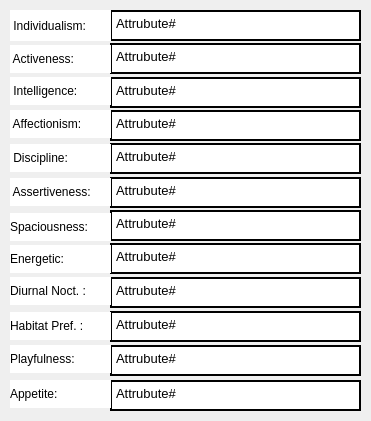
        <widget class="QGroupBox" name="animalNonPhysicalAttrBoxToclient">
         <property name="geometry">
          <rect>
           <x>290</x>
           <y>90</y>
           <width>371</width>
           <height>421</height>
          </rect>
         </property>
         <property name="styleSheet">
          <string notr="true">border:none</string>
         </property>
         <property name="title">
          <string/>
         </property>
         <widget class="QTextEdit" name="animalNonPhysicalAttr1ToClient">
          <property name="geometry">
           <rect>
            <x>110</x>
            <y>10</y>
            <width>251</width>
            <height>31</height>
           </rect>
          </property>
          <property name="styleSheet">
           <string notr="true">#animalNonPhysicalAttr1ToClient{

	background:white;

	border: 2px solid black;
}</string>
          </property>
          <property name="readOnly">
           <bool>true</bool>
          </property>
          <property name="html">
           <string>&lt;!DOCTYPE HTML PUBLIC &quot;-//W3C//DTD HTML 4.0//EN&quot; &quot;http://www.w3.org/TR/REC-html40/strict.dtd&quot;&gt;
&lt;html&gt;&lt;head&gt;&lt;meta name=&quot;qrichtext&quot; content=&quot;1&quot; /&gt;&lt;style type=&quot;text/css&quot;&gt;
p, li { white-space: pre-wrap; }
&lt;/style&gt;&lt;/head&gt;&lt;body style=&quot; font-family:'Sans'; font-size:10pt; font-weight:400; font-style:normal;&quot;&gt;
&lt;p style=&quot; margin-top:0px; margin-bottom:0px; margin-left:0px; margin-right:0px; -qt-block-indent:0; text-indent:0px;&quot;&gt;Attrubute#&lt;/p&gt;&lt;/body&gt;&lt;/html&gt;</string>
          </property>
         </widget>
         <widget class="QTextEdit" name="animalNonPhysicalAttr2ToClient">
          <property name="geometry">
           <rect>
            <x>110</x>
            <y>43</y>
            <width>251</width>
            <height>31</height>
           </rect>
          </property>
          <property name="styleSheet">
           <string notr="true">#animalNonPhysicalAttr2ToClient{

	background:white;
	border: 2px solid black;
}</string>
          </property>
          <property name="readOnly">
           <bool>true</bool>
          </property>
          <property name="html">
           <string>&lt;!DOCTYPE HTML PUBLIC &quot;-//W3C//DTD HTML 4.0//EN&quot; &quot;http://www.w3.org/TR/REC-html40/strict.dtd&quot;&gt;
&lt;html&gt;&lt;head&gt;&lt;meta name=&quot;qrichtext&quot; content=&quot;1&quot; /&gt;&lt;style type=&quot;text/css&quot;&gt;
p, li { white-space: pre-wrap; }
&lt;/style&gt;&lt;/head&gt;&lt;body style=&quot; font-family:'Sans'; font-size:10pt; font-weight:400; font-style:normal;&quot;&gt;
&lt;p style=&quot; margin-top:0px; margin-bottom:0px; margin-left:0px; margin-right:0px; -qt-block-indent:0; text-indent:0px;&quot;&gt;Attrubute#&lt;/p&gt;&lt;/body&gt;&lt;/html&gt;</string>
          </property>
         </widget>
         <widget class="QTextEdit" name="animalNonPhysicalAttr3ToClient">
          <property name="geometry">
           <rect>
            <x>110</x>
            <y>77</y>
            <width>251</width>
            <height>31</height>
           </rect>
          </property>
          <property name="styleSheet">
           <string notr="true">#animalNonPhysicalAttr3ToClient{

	background:white;
	border: 2px solid black;
}</string>
          </property>
          <property name="readOnly">
           <bool>true</bool>
          </property>
          <property name="html">
           <string>&lt;!DOCTYPE HTML PUBLIC &quot;-//W3C//DTD HTML 4.0//EN&quot; &quot;http://www.w3.org/TR/REC-html40/strict.dtd&quot;&gt;
&lt;html&gt;&lt;head&gt;&lt;meta name=&quot;qrichtext&quot; content=&quot;1&quot; /&gt;&lt;style type=&quot;text/css&quot;&gt;
p, li { white-space: pre-wrap; }
&lt;/style&gt;&lt;/head&gt;&lt;body style=&quot; font-family:'Sans'; font-size:10pt; font-weight:400; font-style:normal;&quot;&gt;
&lt;p style=&quot; margin-top:0px; margin-bottom:0px; margin-left:0px; margin-right:0px; -qt-block-indent:0; text-indent:0px;&quot;&gt;Attrubute#&lt;/p&gt;&lt;/body&gt;&lt;/html&gt;</string>
          </property>
         </widget>
         <widget class="QTextEdit" name="animalNonPhysicalAttr4ToClient">
          <property name="geometry">
           <rect>
            <x>110</x>
            <y>110</y>
            <width>251</width>
            <height>31</height>
           </rect>
          </property>
          <property name="styleSheet">
           <string notr="true">#animalNonPhysicalAttr4ToClient{

	background:white;
	border: 2px solid black;
}</string>
          </property>
          <property name="readOnly">
           <bool>true</bool>
          </property>
          <property name="html">
           <string>&lt;!DOCTYPE HTML PUBLIC &quot;-//W3C//DTD HTML 4.0//EN&quot; &quot;http://www.w3.org/TR/REC-html40/strict.dtd&quot;&gt;
&lt;html&gt;&lt;head&gt;&lt;meta name=&quot;qrichtext&quot; content=&quot;1&quot; /&gt;&lt;style type=&quot;text/css&quot;&gt;
p, li { white-space: pre-wrap; }
&lt;/style&gt;&lt;/head&gt;&lt;body style=&quot; font-family:'Sans'; font-size:10pt; font-weight:400; font-style:normal;&quot;&gt;
&lt;p style=&quot; margin-top:0px; margin-bottom:0px; margin-left:0px; margin-right:0px; -qt-block-indent:0; text-indent:0px;&quot;&gt;Attrubute#&lt;/p&gt;&lt;/body&gt;&lt;/html&gt;</string>
          </property>
         </widget>
         <widget class="QTextEdit" name="animalNonPhysicalAttr5ToClient">
          <property name="geometry">
           <rect>
            <x>110</x>
            <y>143</y>
            <width>251</width>
            <height>31</height>
           </rect>
          </property>
          <property name="styleSheet">
           <string notr="true">#animalNonPhysicalAttr5ToClient{

	background:white;

	border: 2px solid black;
}</string>
          </property>
          <property name="readOnly">
           <bool>true</bool>
          </property>
          <property name="html">
           <string>&lt;!DOCTYPE HTML PUBLIC &quot;-//W3C//DTD HTML 4.0//EN&quot; &quot;http://www.w3.org/TR/REC-html40/strict.dtd&quot;&gt;
&lt;html&gt;&lt;head&gt;&lt;meta name=&quot;qrichtext&quot; content=&quot;1&quot; /&gt;&lt;style type=&quot;text/css&quot;&gt;
p, li { white-space: pre-wrap; }
&lt;/style&gt;&lt;/head&gt;&lt;body style=&quot; font-family:'Sans'; font-size:10pt; font-weight:400; font-style:normal;&quot;&gt;
&lt;p style=&quot; margin-top:0px; margin-bottom:0px; margin-left:0px; margin-right:0px; -qt-block-indent:0; text-indent:0px;&quot;&gt;Attrubute#&lt;/p&gt;&lt;/body&gt;&lt;/html&gt;</string>
          </property>
         </widget>
         <widget class="QTextEdit" name="animalNonPhysicalAttr6ToClient">
          <property name="geometry">
           <rect>
            <x>110</x>
            <y>177</y>
            <width>251</width>
            <height>31</height>
           </rect>
          </property>
          <property name="styleSheet">
           <string notr="true">#animalNonPhysicalAttr6ToClient{

	background:white;
	
	border: 2px solid black;
}</string>
          </property>
          <property name="readOnly">
           <bool>true</bool>
          </property>
          <property name="html">
           <string>&lt;!DOCTYPE HTML PUBLIC &quot;-//W3C//DTD HTML 4.0//EN&quot; &quot;http://www.w3.org/TR/REC-html40/strict.dtd&quot;&gt;
&lt;html&gt;&lt;head&gt;&lt;meta name=&quot;qrichtext&quot; content=&quot;1&quot; /&gt;&lt;style type=&quot;text/css&quot;&gt;
p, li { white-space: pre-wrap; }
&lt;/style&gt;&lt;/head&gt;&lt;body style=&quot; font-family:'Sans'; font-size:10pt; font-weight:400; font-style:normal;&quot;&gt;
&lt;p style=&quot; margin-top:0px; margin-bottom:0px; margin-left:0px; margin-right:0px; -qt-block-indent:0; text-indent:0px;&quot;&gt;Attrubute#&lt;/p&gt;&lt;/body&gt;&lt;/html&gt;</string>
          </property>
         </widget>
         <widget class="QTextEdit" name="animalNonPhysicalAttr7ToClient">
          <property name="geometry">
           <rect>
            <x>110</x>
            <y>210</y>
            <width>251</width>
            <height>31</height>
           </rect>
          </property>
          <property name="styleSheet">
           <string notr="true">#animalNonPhysicalAttr7ToClient{

	background:white;
	
	border: 2px solid black;
}</string>
          </property>
          <property name="readOnly">
           <bool>true</bool>
          </property>
          <property name="html">
           <string>&lt;!DOCTYPE HTML PUBLIC &quot;-//W3C//DTD HTML 4.0//EN&quot; &quot;http://www.w3.org/TR/REC-html40/strict.dtd&quot;&gt;
&lt;html&gt;&lt;head&gt;&lt;meta name=&quot;qrichtext&quot; content=&quot;1&quot; /&gt;&lt;style type=&quot;text/css&quot;&gt;
p, li { white-space: pre-wrap; }
&lt;/style&gt;&lt;/head&gt;&lt;body style=&quot; font-family:'Sans'; font-size:10pt; font-weight:400; font-style:normal;&quot;&gt;
&lt;p style=&quot; margin-top:0px; margin-bottom:0px; margin-left:0px; margin-right:0px; -qt-block-indent:0; text-indent:0px;&quot;&gt;Attrubute#&lt;/p&gt;&lt;/body&gt;&lt;/html&gt;</string>
          </property>
         </widget>
         <widget class="QTextEdit" name="animalNonPhysicalAttr8ToClient">
          <property name="geometry">
           <rect>
            <x>110</x>
            <y>243</y>
            <width>251</width>
            <height>31</height>
           </rect>
          </property>
          <property name="styleSheet">
           <string notr="true">#animalNonPhysicalAttr8ToClient{

	background:white;
	
	border: 2px solid black;
}</string>
          </property>
          <property name="readOnly">
           <bool>true</bool>
          </property>
          <property name="html">
           <string>&lt;!DOCTYPE HTML PUBLIC &quot;-//W3C//DTD HTML 4.0//EN&quot; &quot;http://www.w3.org/TR/REC-html40/strict.dtd&quot;&gt;
&lt;html&gt;&lt;head&gt;&lt;meta name=&quot;qrichtext&quot; content=&quot;1&quot; /&gt;&lt;style type=&quot;text/css&quot;&gt;
p, li { white-space: pre-wrap; }
&lt;/style&gt;&lt;/head&gt;&lt;body style=&quot; font-family:'Sans'; font-size:10pt; font-weight:400; font-style:normal;&quot;&gt;
&lt;p style=&quot; margin-top:0px; margin-bottom:0px; margin-left:0px; margin-right:0px; -qt-block-indent:0; text-indent:0px;&quot;&gt;Attrubute#&lt;/p&gt;&lt;/body&gt;&lt;/html&gt;</string>
          </property>
         </widget>
         <widget class="QTextEdit" name="animalNonPhysicalAttr9ToClient">
          <property name="geometry">
           <rect>
            <x>110</x>
            <y>277</y>
            <width>251</width>
            <height>31</height>
           </rect>
          </property>
          <property name="styleSheet">
           <string notr="true">#animalNonPhysicalAttr9ToClient{

	background:white;
	border: 2px solid black;
}</string>
          </property>
          <property name="readOnly">
           <bool>true</bool>
          </property>
          <property name="html">
           <string>&lt;!DOCTYPE HTML PUBLIC &quot;-//W3C//DTD HTML 4.0//EN&quot; &quot;http://www.w3.org/TR/REC-html40/strict.dtd&quot;&gt;
&lt;html&gt;&lt;head&gt;&lt;meta name=&quot;qrichtext&quot; content=&quot;1&quot; /&gt;&lt;style type=&quot;text/css&quot;&gt;
p, li { white-space: pre-wrap; }
&lt;/style&gt;&lt;/head&gt;&lt;body style=&quot; font-family:'Sans'; font-size:10pt; font-weight:400; font-style:normal;&quot;&gt;
&lt;p style=&quot; margin-top:0px; margin-bottom:0px; margin-left:0px; margin-right:0px; -qt-block-indent:0; text-indent:0px;&quot;&gt;Attrubute#&lt;/p&gt;&lt;/body&gt;&lt;/html&gt;</string>
          </property>
         </widget>
         <widget class="QTextEdit" name="animalNonPhysicalAttr10ToClient">
          <property name="geometry">
           <rect>
            <x>110</x>
            <y>311</y>
            <width>251</width>
            <height>31</height>
           </rect>
          </property>
          <property name="styleSheet">
           <string notr="true">#animalNonPhysicalAttr10ToClient{

	background:white;
	border: 2px solid black;
}</string>
          </property>
          <property name="readOnly">
           <bool>true</bool>
          </property>
          <property name="html">
           <string>&lt;!DOCTYPE HTML PUBLIC &quot;-//W3C//DTD HTML 4.0//EN&quot; &quot;http://www.w3.org/TR/REC-html40/strict.dtd&quot;&gt;
&lt;html&gt;&lt;head&gt;&lt;meta name=&quot;qrichtext&quot; content=&quot;1&quot; /&gt;&lt;style type=&quot;text/css&quot;&gt;
p, li { white-space: pre-wrap; }
&lt;/style&gt;&lt;/head&gt;&lt;body style=&quot; font-family:'Sans'; font-size:10pt; font-weight:400; font-style:normal;&quot;&gt;
&lt;p style=&quot; margin-top:0px; margin-bottom:0px; margin-left:0px; margin-right:0px; -qt-block-indent:0; text-indent:0px;&quot;&gt;Attrubute#&lt;/p&gt;&lt;/body&gt;&lt;/html&gt;</string>
          </property>
         </widget>
         <widget class="QTextEdit" name="animalNonPhysicalAttr11ToClient">
          <property name="geometry">
           <rect>
            <x>110</x>
            <y>345</y>
            <width>251</width>
            <height>31</height>
           </rect>
          </property>
          <property name="styleSheet">
           <string notr="true">#animalNonPhysicalAttr11ToClient{

	background:white;
	border: 2px solid black;
}</string>
          </property>
          <property name="readOnly">
           <bool>true</bool>
          </property>
          <property name="html">
           <string>&lt;!DOCTYPE HTML PUBLIC &quot;-//W3C//DTD HTML 4.0//EN&quot; &quot;http://www.w3.org/TR/REC-html40/strict.dtd&quot;&gt;
&lt;html&gt;&lt;head&gt;&lt;meta name=&quot;qrichtext&quot; content=&quot;1&quot; /&gt;&lt;style type=&quot;text/css&quot;&gt;
p, li { white-space: pre-wrap; }
&lt;/style&gt;&lt;/head&gt;&lt;body style=&quot; font-family:'Sans'; font-size:10pt; font-weight:400; font-style:normal;&quot;&gt;
&lt;p style=&quot; margin-top:0px; margin-bottom:0px; margin-left:0px; margin-right:0px; -qt-block-indent:0; text-indent:0px;&quot;&gt;Attrubute#&lt;/p&gt;&lt;/body&gt;&lt;/html&gt;</string>
          </property>
         </widget>
         <widget class="QTextEdit" name="animalNonPhysicalAttr12ToClient">
          <property name="geometry">
           <rect>
            <x>110</x>
            <y>380</y>
            <width>251</width>
            <height>31</height>
           </rect>
          </property>
          <property name="styleSheet">
           <string notr="true">#animalNonPhysicalAttr12ToClient{

	background:white;
	border: 2px solid black;
}</string>
          </property>
          <property name="readOnly">
           <bool>true</bool>
          </property>
          <property name="html">
           <string>&lt;!DOCTYPE HTML PUBLIC &quot;-//W3C//DTD HTML 4.0//EN&quot; &quot;http://www.w3.org/TR/REC-html40/strict.dtd&quot;&gt;
&lt;html&gt;&lt;head&gt;&lt;meta name=&quot;qrichtext&quot; content=&quot;1&quot; /&gt;&lt;style type=&quot;text/css&quot;&gt;
p, li { white-space: pre-wrap; }
&lt;/style&gt;&lt;/head&gt;&lt;body style=&quot; font-family:'Sans'; font-size:10pt; font-weight:400; font-style:normal;&quot;&gt;
&lt;p style=&quot; margin-top:0px; margin-bottom:0px; margin-left:0px; margin-right:0px; -qt-block-indent:0; text-indent:0px;&quot;&gt;Attrubute#&lt;/p&gt;&lt;/body&gt;&lt;/html&gt;</string>
          </property>
         </widget>
         <widget class="QLabel" name="animalNonPhysLabel1_3">
          <property name="geometry">
           <rect>
            <x>10</x>
            <y>10</y>
            <width>101</width>
            <height>31</height>
           </rect>
          </property>
          <property name="styleSheet">
           <string notr="true">background: white;

</string>
          </property>
          <property name="text">
           <string> Individualism:</string>
          </property>
         </widget>
         <widget class="QLabel" name="animalNonPhysLabel2_3">
          <property name="geometry">
           <rect>
            <x>10</x>
            <y>45</y>
            <width>101</width>
            <height>28</height>
           </rect>
          </property>
          <property name="styleSheet">
           <string notr="true">background: white;

</string>
          </property>
          <property name="text">
           <string> Activeness:</string>
          </property>
         </widget>
         <widget class="QLabel" name="animalNonPhysLabel3_3">
          <property name="geometry">
           <rect>
            <x>10</x>
            <y>77</y>
            <width>101</width>
            <height>28</height>
           </rect>
          </property>
          <property name="styleSheet">
           <string notr="true">background: white;

</string>
          </property>
          <property name="text">
           <string> Intelligence:</string>
          </property>
         </widget>
         <widget class="QLabel" name="animalNonPhysLabel4_3">
          <property name="geometry">
           <rect>
            <x>10</x>
            <y>110</y>
            <width>101</width>
            <height>28</height>
           </rect>
          </property>
          <property name="styleSheet">
           <string notr="true">background: white;

</string>
          </property>
          <property name="text">
           <string> Affectionism:</string>
          </property>
         </widget>
         <widget class="QLabel" name="animalNonPhysLabel5_3">
          <property name="geometry">
           <rect>
            <x>10</x>
            <y>144</y>
            <width>101</width>
            <height>28</height>
           </rect>
          </property>
          <property name="styleSheet">
           <string notr="true">background: white;

</string>
          </property>
          <property name="text">
           <string> Discipline:</string>
          </property>
         </widget>
         <widget class="QLabel" name="animalNonPhysLabel6_3">
          <property name="geometry">
           <rect>
            <x>10</x>
            <y>178</y>
            <width>101</width>
            <height>28</height>
           </rect>
          </property>
          <property name="styleSheet">
           <string notr="true">background: white;

</string>
          </property>
          <property name="text">
           <string> Assertiveness:</string>
          </property>
         </widget>
         <widget class="QLabel" name="animalNonPhysLabel9_3">
          <property name="geometry">
           <rect>
            <x>10</x>
            <y>245</y>
            <width>101</width>
            <height>28</height>
           </rect>
          </property>
          <property name="styleSheet">
           <string notr="true">background: white;

</string>
          </property>
          <property name="text">
           <string>Energetic:</string>
          </property>
         </widget>
         <widget class="QLabel" name="animalNonPhysLabel8_3">
          <property name="geometry">
           <rect>
            <x>10</x>
            <y>213</y>
            <width>101</width>
            <height>28</height>
           </rect>
          </property>
          <property name="styleSheet">
           <string notr="true">background: white;

</string>
          </property>
          <property name="text">
           <string>Spaciousness:</string>
          </property>
         </widget>
         <widget class="QLabel" name="animalNonPhysLabel10_3">
          <property name="geometry">
           <rect>
            <x>10</x>
            <y>277</y>
            <width>101</width>
            <height>28</height>
           </rect>
          </property>
          <property name="styleSheet">
           <string notr="true">background: white;

</string>
          </property>
          <property name="text">
           <string>Diurnal Noct. :</string>
          </property>
         </widget>
         <widget class="QLabel" name="animalNonPhysLabel11_3">
          <property name="geometry">
           <rect>
            <x>10</x>
            <y>312</y>
            <width>101</width>
            <height>28</height>
           </rect>
          </property>
          <property name="styleSheet">
           <string notr="true">background: white;

</string>
          </property>
          <property name="text">
           <string>Habitat Pref. :</string>
          </property>
         </widget>
         <widget class="QLabel" name="animalNonPhysLabel12_5">
          <property name="geometry">
           <rect>
            <x>10</x>
            <y>345</y>
            <width>101</width>
            <height>28</height>
           </rect>
          </property>
          <property name="styleSheet">
           <string notr="true">background: white;

</string>
          </property>
          <property name="text">
           <string>Playfulness:</string>
          </property>
         </widget>
         <widget class="QLabel" name="animalNonPhysLabel12_6">
          <property name="geometry">
           <rect>
            <x>10</x>
            <y>380</y>
            <width>101</width>
            <height>28</height>
           </rect>
          </property>
          <property name="styleSheet">
           <string notr="true">background: white;

</string>
          </property>
          <property name="text">
           <string>Appetite: </string>
          </property>
         </widget>
        </widget>
